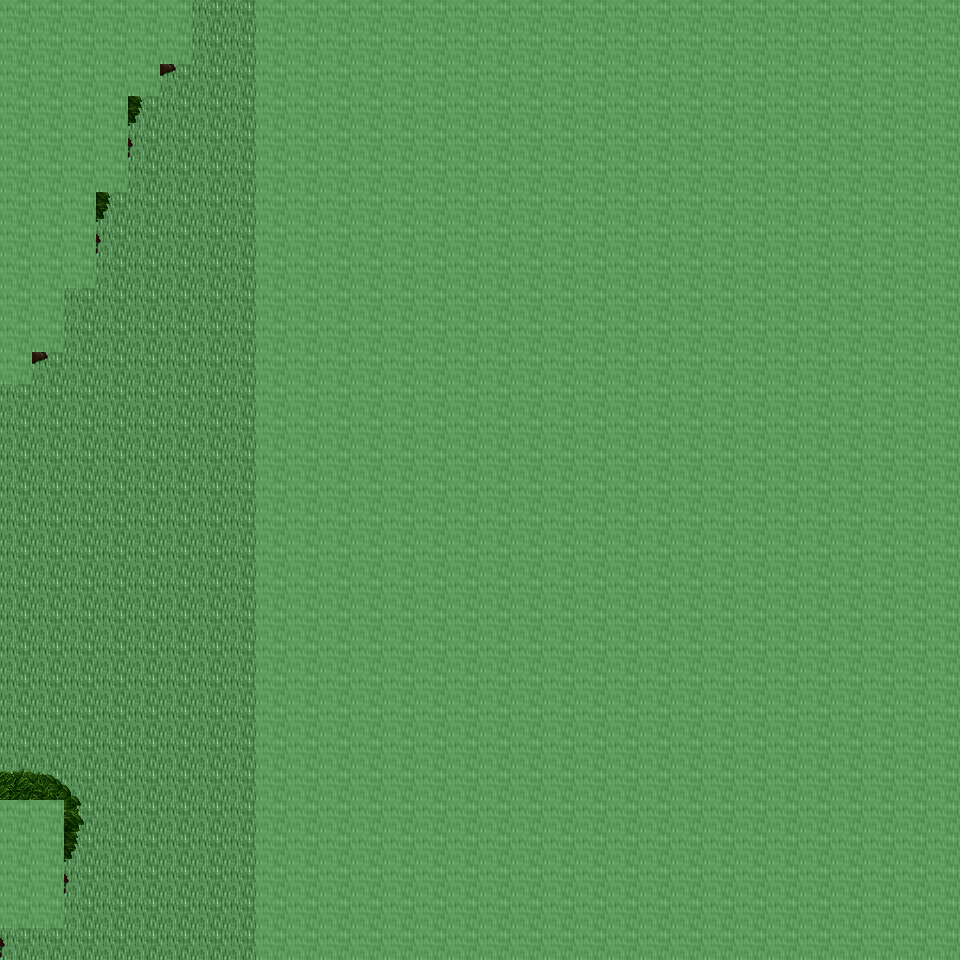

Rendered tile map (Tiled .tmx) drawn with the repository's tilesets; below, a short description and the map source with its tile grids summarised:
An orthogonal 30x30 tile map with 32x32 px tiles, 6 tile layers (Ground, Object, Object2, Above, ...), 10 tilesets and 3 objects (3x mapchange).

<map version="1.0" orientation="orthogonal" renderorder="right-down" width="30" height="30" tilewidth="32" tileheight="32" nextobjectid="4">
  <tileset firstgid="1" name="tileset_ground_ground" tilewidth="32" tileheight="32" tilecount="33" columns="3">
    <image source="../drawable/tileset_ground_ground.png" width="96" height="352" />
  </tileset>
  <tileset firstgid="34" name="tileset_ground_water_pool" tilewidth="32" tileheight="32" tilecount="72" columns="3">
    <image source="../drawable/tileset_ground_water_pool.png" width="96" height="768" />
  </tileset>
  <tileset firstgid="106" name="tileset_plant_tree_tree_darkgreen" tilewidth="32" tileheight="32" tilecount="88" columns="8">
    <image source="../drawable/tileset_plant_tree_tree_darkgreen.png" width="256" height="352" />
  </tileset>
  <tileset firstgid="194" name="tileset_ground_grass_edges" tilewidth="32" tileheight="32" tilecount="36" columns="12">
    <image source="../drawable/tileset_ground_grass_edges.png" width="384" height="96" />
  </tileset>
  <tileset firstgid="230" name="tileset_ground_grass_corners" tilewidth="32" tileheight="32" tilecount="24" columns="6">
    <image source="../drawable/tileset_ground_grass_corners.png" width="192" height="128" />
  </tileset>
  <tileset firstgid="254" name="tileset_plant_grasses" tilewidth="32" tileheight="32" tilecount="6" columns="3">
    <image source="../drawable/tileset_plant_grasses.png" width="96" height="64" />
  </tileset>
  <tileset firstgid="260" name="tileset_plant_flower_daisy_yellow" tilewidth="32" tileheight="32" tilecount="8" columns="2">
    <image source="../drawable/tileset_plant_flower_daisy_yellow.png" width="64" height="128" />
  </tileset>
  <tileset firstgid="268" name="tileset_plant_flower_daisy_blue" tilewidth="32" tileheight="32" tilecount="8" columns="2">
    <image source="../drawable/tileset_plant_flower_daisy_blue.png" width="64" height="128" />
  </tileset>
  <tileset firstgid="276" name="tileset_logic_collision" tilewidth="32" tileheight="32" tilecount="1" columns="1">
    <image source="../drawable/tileset_logic_collision.png" width="32" height="32" />
  </tileset>
  <tileset firstgid="277" name="tileset_building_death_tower" tilewidth="32" tileheight="32" tilecount="252" columns="9">
    <image source="../drawable/tileset_building_death_tower.png" width="288" height="896" />
  </tileset>
  <layer name="Ground" width="30" height="30">
    <data>[900 cells, 900 non-empty, 1 distinct tile ids]</data>
  </layer>
  <layer name="Object" width="30" height="30">
    <data>[900 cells, 710 non-empty, 34 distinct tile ids]</data>
  </layer>
  <layer name="Object2" width="30" height="30">
    <data>[900 cells, 3 non-empty, 3 distinct tile ids]</data>
  </layer>
  <layer name="Above" width="30" height="30">
    <data>[900 cells, 22 non-empty, 13 distinct tile ids]</data>
  </layer>
  <layer name="Above2" width="30" height="30">
    <data>[900 cells, 3 non-empty, 3 distinct tile ids]</data>
  </layer>
  <layer name="Walkable" width="30" height="30">
    <data>[900 cells, 711 non-empty, 1 distinct tile ids]</data>
  </layer>
  <objectgroup name="MapEvents">
    <object id="1" name="south" type="mapchange" x="0" y="928" width="256" height="32">
      <properties>
        <property name="map" value="0_ados_mountain_n2_w2_x4_y1" />
        <property name="place" value="north" />
      </properties>
    </object>
    <object id="2" name="west" type="mapchange" x="0" y="384" width="32" height="416">
      <properties>
        <property name="map" value="0_ados_mountain_n2_w2_x3_y0" />
        <property name="place" value="east" />
      </properties>
    </object>
    <object id="3" name="west2" type="mapchange" x="0" y="928" width="32" height="32">
      <properties>
        <property name="map" value="0_ados_mountain_n2_w2_x3_y0" />
        <property name="place" value="east2" />
      </properties>
    </object>
  </objectgroup>
</map>
